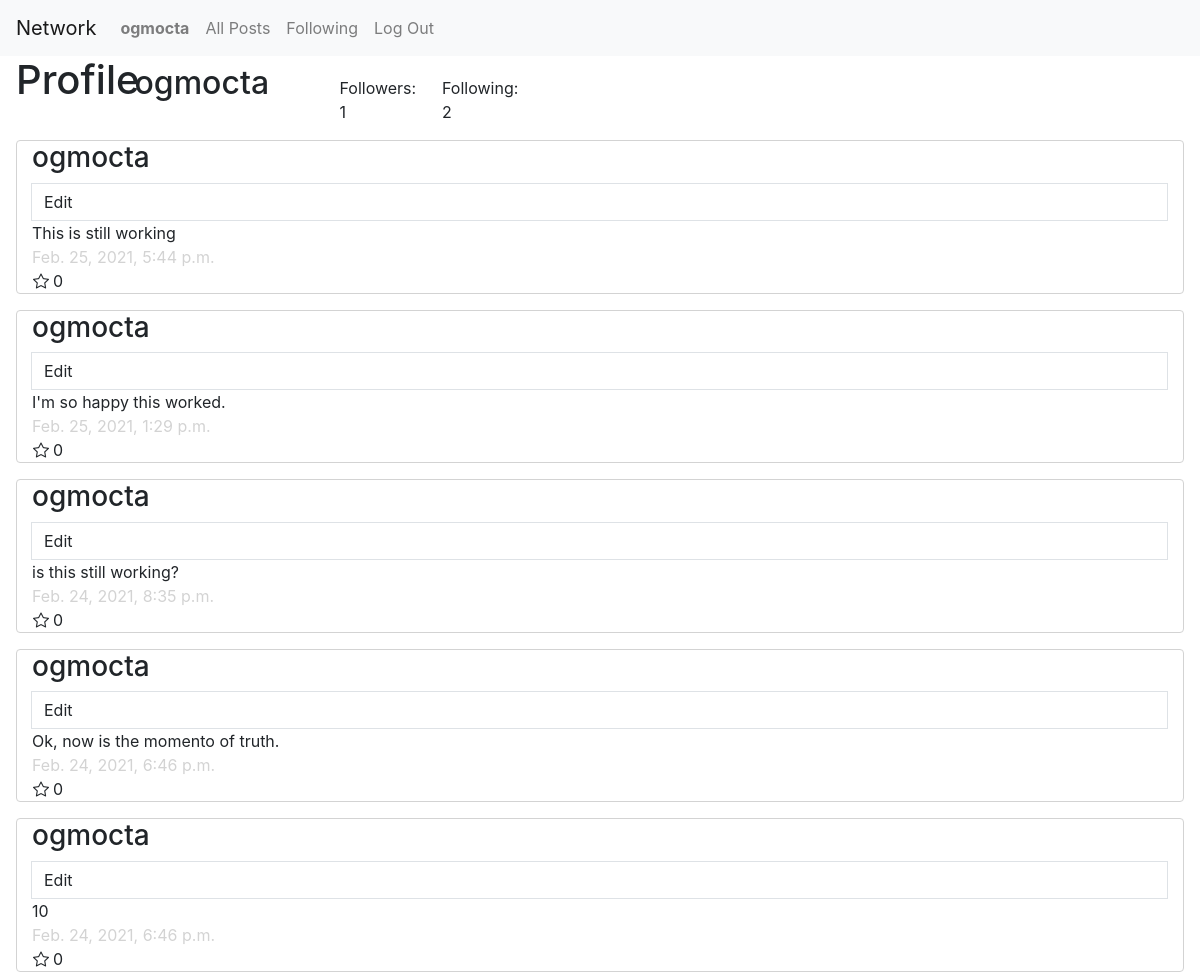
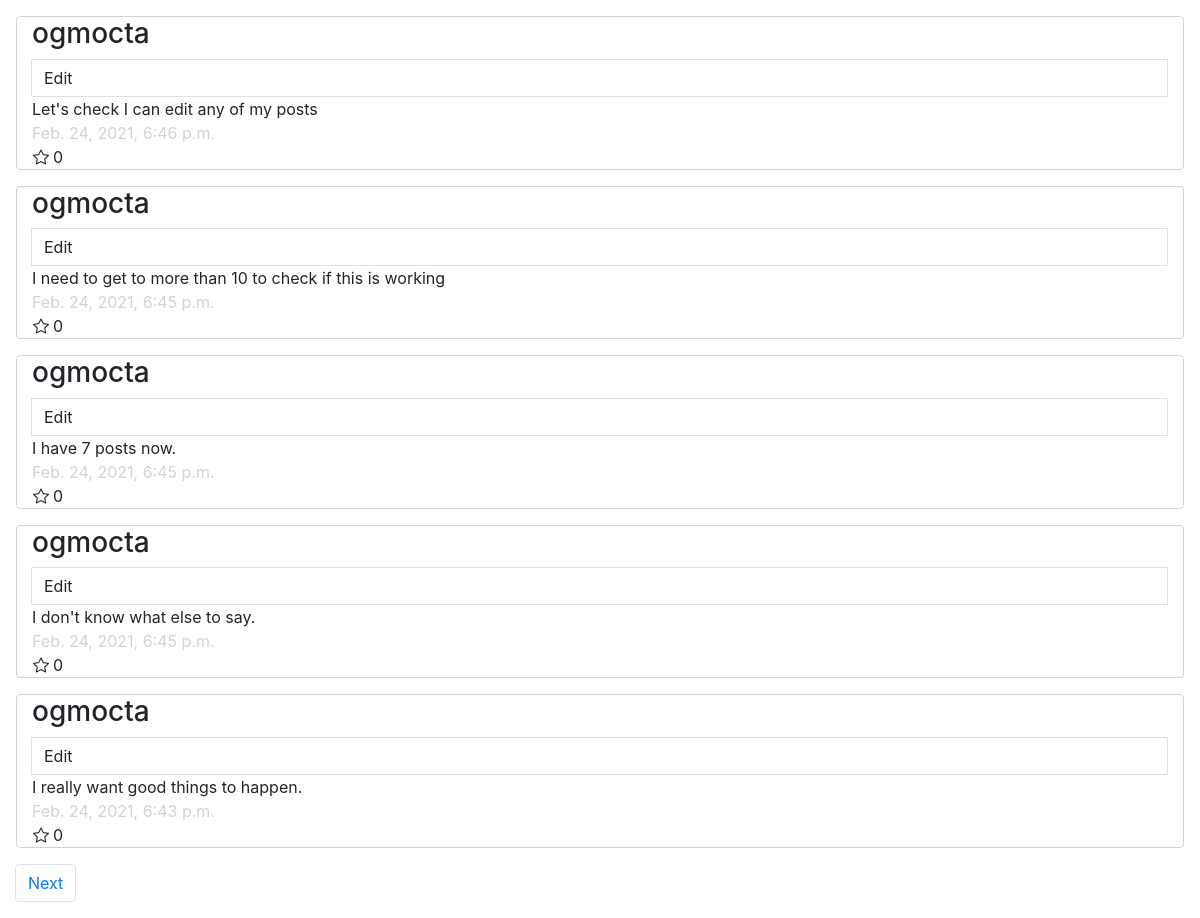
Screenshot of /1/ogmocta/profile (signed in) with the database file from the repository (2 pictures, top to bottom).
### network/models.py (models this page shows, shortened)
class User(AbstractUser):
    pass

class Post(models.Model):
    poster = models.ForeignKey(
        User, on_delete=models.CASCADE, related_name="my_posts")
    content = models.TextField()
    timestamp = models.DateTimeField(auto_now_add=True)
    likes = models.PositiveBigIntegerField(default=0)

### network/views.py (the view)
# urls.py: path("<int:page_num>/<str:username>/profile", views.profile, name="profile"),
def profile(request, username, page_num):
    user = User.objects.get(username=username)
    followers = Follow.objects.filter(following=user)
    following = Follow.objects.filter(follower=user)
    if (request.user.is_authenticated):
        if (Follow.objects.filter(follower=request.user, following=user).count() == 1):
            button = "unfollow"
        else:
            button = "follow"
    else:
        button = "follow"
    posts = user.my_posts.all()
    posts = posts.order_by("-timestamp").all()
    post_paginator = Paginator(posts, 10)
    page = post_paginator.get_page(page_num)
    return render(request, "network/profile.html", {
        "user_profile": user,
        "followers": len(followers),
        "following": len(following),
        "page": page,
        "button": button
    })

### network/templates/network/profile.html (shortened to what this page needs)
{% extends "network/layout.html" %}
{% load static %}
{% block body %}
<div id="follow" class="row bottom">
    <h1 class="ml-3 mb-1 col-1">Profile</h1>
    <h2 class="ml-3 col-2">{{user_profile.username}}</h2>
    <div class="col-1" id="followers" data-followers={{followers}}>Followers: {{followers}}</div>
    <div class="col-1">Following: {{following}}</div>
</div>
<div id="my-posts">
    {% for post in page.object_list %}
    <div class="container col-12">
        <h3>{{post.poster}}</h3>
        {% if user == user_profile %}
        <div><a data-post={{post.id}} class="edit page-link">Edit</a></div>
        {% endif %}
        <div id="post{{post.id}}">{{post.content}}</div>
        <div class="timestamp">{{post.timestamp}}</div>
        <div class="row">
            <i class="bi bi-star ml-3 mr-1"></i>
            <div>{{post.likes}}</div>
        </div>
    </div>
    {% empty %}
    <div class="no-posts col-12">This user has no posts.</div>
    {% endfor %}
    <nav aria-label="Page navigation example" class="col-12">
        <ul class="pagination">
            {% if page.has_next %}
            <li class="page-item"><a class="page-link"
                    href="{% url 'profile' page.next_page_number user_profile.username %}">Next</a></li>
            {% endif %}
        </ul>
    </nav>
</div>
{% endblock %}

### network/templates/network/layout.html (shortened to what this page needs)
{% load static %}
<!DOCTYPE html>
<html lang="en">
<head>
    <link rel="stylesheet" href="https://stackpath.bootstrapcdn.com/bootstrap/4.4.1/css/bootstrap.min.css"
>
    <link rel="stylesheet" href="https://cdn.jsdelivr.net/npm/bootstrap-icons@1.4.0/font/bootstrap-icons.css">
    <link href="{% static 'network/styles.css' %}" rel="stylesheet">
</head>
<body>
    <nav class="navbar navbar-expand-lg navbar-light bg-light">
        <a class="navbar-brand" href="#">Network</a>
        <div>
            <ul class="navbar-nav mr-auto">
                {% if user.is_authenticated %}
                <li class="nav-item"><a class="nav-link" href="{% url 'profile' 1 user.username %}"><strong>{{ user.username }}</strong></a>
                </li>
                {% endif %}
                <li class="nav-item">
                    <a class="nav-link" href="{% url 'index' %}">All Posts</a>
                </li>
                {% if user.is_authenticated %}
                <li class="nav-item">
                    <a class="nav-link" href="{% url 'following' 1 %}">Following</a>
                </li>
                <li class="nav-item">
                    <a class="nav-link" href="{% url 'logout' %}">Log Out</a>
                </li>
                {% endif %}
            </ul>
        </div>
    </nav>
    <div class="body">
        {% block body %}
        {% endblock %}
    </div>
</body>
</html>

### network/static/network/styles.css (style rules this page uses)
.container { border: 0.1rem; border-color: lightgray; border-style: solid; margin: 1rem; width: auto; border-radius: 4px; }
.timestamp { color: lightgray; }
.page-link { cursor: pointer; }
.bottom { align-items: baseline; }

### rows the page displays
User: username "ogmocta"
Post: poster "ogmocta", content "This is still working", timestamp "Feb. 25, 2021, 5:44 p.m.", likes "0"
Post: poster "ogmocta", content "I'm so happy this worked.", timestamp "Feb. 25, 2021, 1:29 p.m.", likes "0"
Post: poster "ogmocta", content "is this still working?", timestamp "Feb. 24, 2021, 8:35 p.m.", likes "0"
Post: poster "ogmocta", content "Ok, now is the momento of truth.", timestamp "Feb. 24, 2021, 6:46 p.m.", likes "0"
Post: poster "ogmocta", content "10", timestamp "Feb. 24, 2021, 6:46 p.m.", likes "0"
Post: poster "ogmocta", content "Let's check I can edit any of my posts", timestamp "Feb. 24, 2021, 6:46 p.m.", likes "0"
Post: poster "ogmocta", content "I need to get to more than 10 to check if this is working", timestamp "Feb. 24, 2021, 6:45 p.m.", likes "0"
Post: poster "ogmocta", content "I have 7 posts now.", timestamp "Feb. 24, 2021, 6:45 p.m.", likes "0"
Post: poster "ogmocta", content "I don't know what else to say.", timestamp "Feb. 24, 2021, 6:45 p.m.", likes "0"
Post: poster "ogmocta", content "I really want good things to happen.", timestamp "Feb. 24, 2021, 6:43 p.m.", likes "0"

### other values shown
{{ followers }} "1"
{{ following }} "2"
